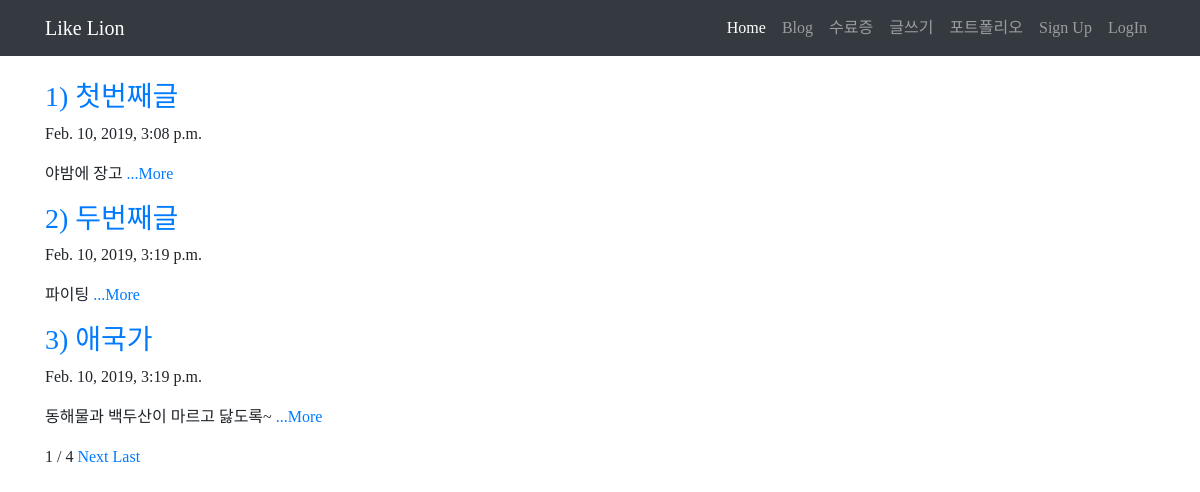
The page / on the database its author committed.
### blog/models.py (models this page shows, shortened)
class Blog(models.Model):
    title=models.CharField(max_length=200)
    pub_date = models.DateTimeField('date published')
    body = models.TextField()
    def summary(self):
        return self.body[:100]

### blog/views.py (the view)
# urls.py: path('',blog.views.home, name='home'),
def home(request):
    blogs=Blog.objects
    blog_list = Blog.objects.all()
    paginator = Paginator(blog_list, 3)
    page = request.GET.get('page')
    posts=paginator.get_page(page)
    return render(request, 'home.html', {'blogs':blogs, 'posts':posts})

### blog/templates/home.html (shortened to what this page needs)
{% extends 'base.html' %}
{% block contents %}
<body>
    <br>
          {% for blog in posts %}
            <div class="container">
                <a href="{% url 'detail' blog.id %}">
                <h3>{{blog.id}}) {{blog.title}}</h3>
                </a>
                <p>{{blog.pub_date}}</p>
                <p>{{blog.summary}}
                    <a href="{% url 'detail' blog.id %}">...More</a>
                </p>
            </div>
        {% endfor %}
        <div class="container">
        <span>{{posts.number}}</span>
        <span> / </span>
        <span>{{posts.paginator.num_pages}}</span>
        {% if posts.has_next %}
        <a href="?page={{posts.next_page_number}}">Next</a>
        <a href="?page={{posts.paginator.num_pages}}">Last</a>
        {% endif %}
        </div>
    </body>
{% endblock %}

### blog/templates/base.html (style rules this page uses)
* { font-family: 'S-CoreDream-3Light' }

### rows shown on the page
Blog: id "1", title "첫번째글", pub_date "Feb. 10, 2019, 3:08 p.m.", summary "야밤에 장고"
Blog: id "2", title "두번째글", pub_date "Feb. 10, 2019, 3:19 p.m.", summary "파이팅"
Blog: id "3", title "애국가", pub_date "Feb. 10, 2019, 3:19 p.m.", summary "동해물과 백두산이 마르고 닳도록~"

### other values the page prints
{{ posts.number }} "1"
{{ posts.paginator.num_pages }} "4"
